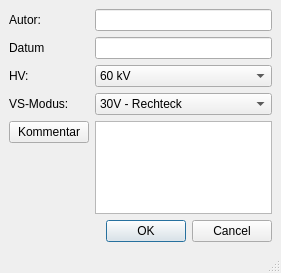
<?xml version="1.0" encoding="UTF-8"?>
<ui version="4.0">
 <class>MainWindow</class>
 <widget class="QMainWindow" name="MainWindow">
  <property name="geometry">
   <rect>
    <x>0</x>
    <y>0</y>
    <width>281</width>
    <height>273</height>
   </rect>
  </property>
  <property name="windowTitle">
   <string>Programmkommentar</string>
  </property>
  <widget class="QWidget" name="centralwidget">
   <layout class="QHBoxLayout" name="horizontalLayout">
    <item>
     <layout class="QVBoxLayout" name="verticalLayout">
      <item>
       <layout class="QFormLayout" name="formLayout">
        <item row="0" column="0">
         <widget class="QLabel" name="label">
          <property name="text">
           <string>Autor:</string>
          </property>
         </widget>
        </item>
        <item row="0" column="1">
         <widget class="QLineEdit" name="txt_autor"/>
        </item>
        <item row="2" column="0">
         <widget class="QLabel" name="label_3">
          <property name="text">
           <string>HV:</string>
          </property>
         </widget>
        </item>
        <item row="3" column="0">
         <widget class="QLabel" name="vSModusLabel">
          <property name="text">
           <string>VS-Modus:</string>
          </property>
         </widget>
        </item>
        <item row="4" column="0">
         <widget class="QPushButton" name="but_comment">
          <property name="text">
           <string>Kommentar</string>
          </property>
         </widget>
        </item>
        <item row="1" column="0">
         <widget class="QLabel" name="datumLabel">
          <property name="text">
           <string>Datum</string>
          </property>
         </widget>
        </item>
        <item row="4" column="1">
         <widget class="QTextEdit" name="txt_kommentar"/>
        </item>
        <item row="3" column="1">
         <widget class="QComboBox" name="cb_vs">
          <item>
           <property name="text">
            <string>30V - Rechteck</string>
           </property>
          </item>
          <item>
           <property name="text">
            <string>30V - Dreieck</string>
           </property>
          </item>
          <item>
           <property name="text">
            <string>60V - Rechteck</string>
           </property>
          </item>
          <item>
           <property name="text">
            <string>60V - Dreieck</string>
           </property>
          </item>
         </widget>
        </item>
        <item row="2" column="1">
         <widget class="QComboBox" name="cb_hv">
          <item>
           <property name="text">
            <string>60 kV</string>
           </property>
          </item>
          <item>
           <property name="text">
            <string>80 kV</string>
           </property>
          </item>
         </widget>
        </item>
        <item row="1" column="1">
         <widget class="QLineEdit" name="txt_datum"/>
        </item>
       </layout>
      </item>
      <item>
       <widget class="QDialogButtonBox" name="but_box">
        <property name="standardButtons">
         <set>QDialogButtonBox::Cancel|QDialogButtonBox::Ok</set>
        </property>
       </widget>
      </item>
     </layout>
    </item>
   </layout>
  </widget>
  <widget class="QMenuBar" name="menubar">
   <property name="geometry">
    <rect>
     <x>0</x>
     <y>0</y>
     <width>281</width>
     <height>21</height>
    </rect>
   </property>
  </widget>
  <widget class="QStatusBar" name="statusbar"/>
 </widget>
 <tabstops>
  <tabstop>txt_autor</tabstop>
  <tabstop>txt_datum</tabstop>
  <tabstop>cb_hv</tabstop>
  <tabstop>cb_vs</tabstop>
  <tabstop>txt_kommentar</tabstop>
  <tabstop>but_comment</tabstop>
 </tabstops>
 <resources/>
 <connections>
  <connection>
   <sender>but_box</sender>
   <signal>rejected()</signal>
   <receiver>MainWindow</receiver>
   <slot>close()</slot>
   <hints>
    <hint type="sourcelabel">
     <x>140</x>
     <y>198</y>
    </hint>
    <hint type="destinationlabel">
     <x>140</x>
     <y>119</y>
    </hint>
   </hints>
  </connection>
 </connections>
</ui>
